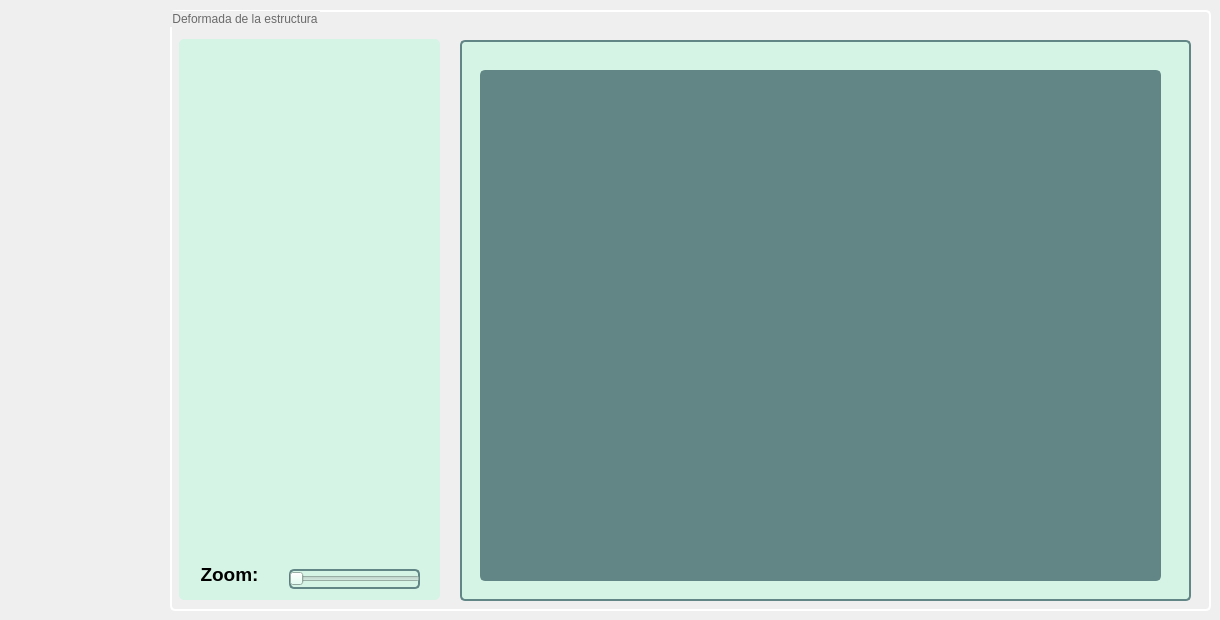
       <widget class="QWidget" name="pagina_4">
        <widget class="QGroupBox" name="groupBox_6">
         <property name="geometry">
          <rect>
           <x>170</x>
           <y>10</y>
           <width>1041</width>
           <height>601</height>
          </rect>
         </property>
         <property name="styleSheet">
          <string notr="true">QGroupBox{
/*Borde*/
border: 2px solid rgb(255, 255, 255);
border-radius: 5px;

	/*Letra*/
	font: 15pt &quot;Impact&quot;;
	color: rgb(106, 106, 106);
}</string>
         </property>
         <property name="title">
          <string>Deformada de la estructura</string>
         </property>
         <widget class="QLabel" name="label_15">
          <property name="geometry">
           <rect>
            <x>70</x>
            <y>200</y>
            <width>101</width>
            <height>31</height>
           </rect>
          </property>
          <property name="text">
           <string>&lt;html&gt;&lt;head/&gt;&lt;body&gt;&lt;p align=&quot;center&quot;&gt;&lt;span style=&quot; font-size:14pt; font-weight:600;&quot;&gt;Zoom&lt;/span&gt;&lt;/p&gt;&lt;/body&gt;&lt;/html&gt;</string>
          </property>
         </widget>
         <widget class="QFrame" name="frame_2">
          <property name="geometry">
           <rect>
            <x>9</x>
            <y>29</y>
            <width>261</width>
            <height>561</height>
           </rect>
          </property>
          <property name="styleSheet">
           <string notr="true">background-color: rgb(213, 244, 230);
/*border: 2px solid rgb(97, 134, 133);*/
border-radius: 5px;</string>
          </property>
          <property name="frameShape">
           <enum>QFrame::StyledPanel</enum>
          </property>
          <property name="frameShadow">
           <enum>QFrame::Raised</enum>
          </property>
          <widget class="QLabel" name="label_3">
           <property name="geometry">
            <rect>
             <x>10</x>
             <y>520</y>
             <width>81</width>
             <height>31</height>
            </rect>
           </property>
           <property name="text">
            <string>&lt;html&gt;&lt;head/&gt;&lt;body&gt;&lt;p align=&quot;center&quot;&gt;&lt;span style=&quot; font-size:14pt; font-weight:600;&quot;&gt;Zoom:&lt;/span&gt;&lt;/p&gt;&lt;/body&gt;&lt;/html&gt;</string>
           </property>
          </widget>
          <widget class="QSlider" name="slider_zoom_defor">
           <property name="geometry">
            <rect>
             <x>110</x>
             <y>530</y>
             <width>131</width>
             <height>20</height>
            </rect>
           </property>
           <property name="styleSheet">
            <string notr="true">background-color: rgb(213, 244, 230);
border: 2px solid rgb(97, 134, 133);
border-radius: 5px;</string>
           </property>
           <property name="orientation">
            <enum>Qt::Horizontal</enum>
           </property>
          </widget>
         </widget>
         <widget class="QFrame" name="frame_5">
          <property name="geometry">
           <rect>
            <x>290</x>
            <y>30</y>
            <width>731</width>
            <height>561</height>
           </rect>
          </property>
          <property name="styleSheet">
           <string notr="true">background-color: rgb(213, 244, 230);
border: 2px solid rgb(97, 134, 133);
border-radius: 5px;</string>
          </property>
          <property name="frameShape">
           <enum>QFrame::StyledPanel</enum>
          </property>
          <property name="frameShadow">
           <enum>QFrame::Raised</enum>
          </property>
          <widget class="MatplotlibWidgetaLienzo" name="wgt_deformada" native="true">
           <property name="geometry">
            <rect>
             <x>20</x>
             <y>30</y>
             <width>681</width>
             <height>511</height>
            </rect>
           </property>
           <property name="styleSheet">
            <string notr="true">background-color: rgb(97, 134, 133);
border: 2px solid rgb(97, 134, 133);
border-radius: 5px;</string>
           </property>
          </widget>
         </widget>
        </widget>
       </widget>
